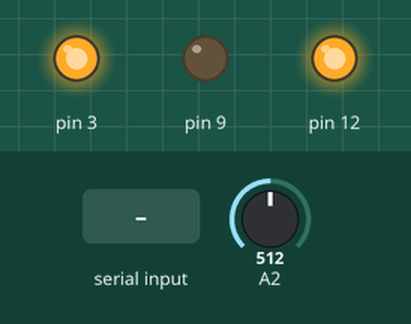
Simulated run of this sketch. Board: Arduino Uno, built with avr-gcc and run on an emulated ATmega328P. Shown: output pins drawn as LEDs (lit = HIGH). The inputs (shaded band) are chosen by the test bench; at power-on: A2 = 512.

Above: at 1.2 s.
1.3 s: A2 set to 998
2.8 s: A2 set to 1014
At 3.9 s:
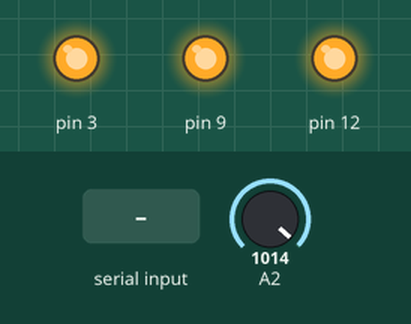
4.3 s: "90,45\n" received over Serial
At 4.6 s:
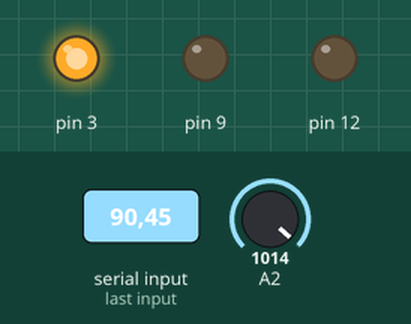
5.8 s: "30,150\n" received over Serial
At 6.9 s:
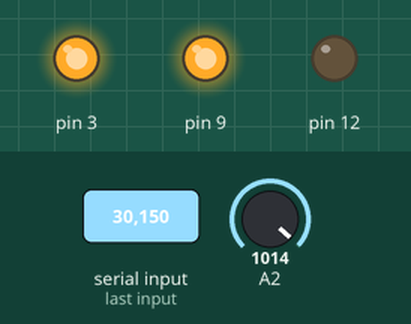
7.3 s: "5\n" received over Serial
At 8.1 s:
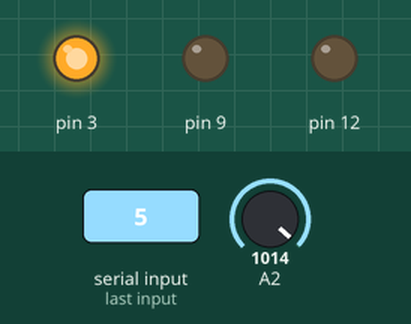
8.8 s: "90\n" received over Serial
At 9.2 s:
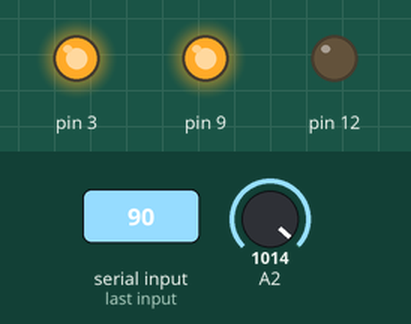
Timing chart, 0 to 11.3 s (numbered marks = the images above; inputs shaded):
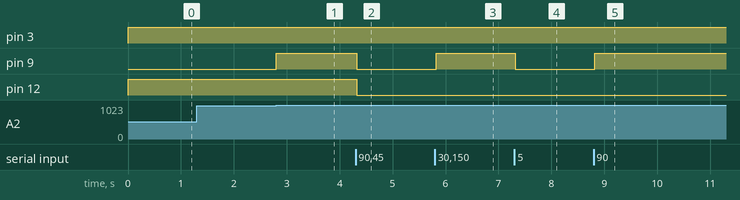

The sketch:

MotorTestV2.ino
```cpp
#define SPEED 255

int pos;

void setup() {

  Serial.begin(9600);
  // モーターAの制御用ピン設定
  pinMode(12, OUTPUT); // 回転方向 (HIGH/LOW)
  pinMode(9, OUTPUT); // ブレーキ (HIGH/LOW)
  pinMode(3, OUTPUT); // A PWMによるスピード制御 (0-255)
  pos=1023;
}

void loop() {

  int vr = analogRead(A2); //A2にボリューム部の2ピンを接続。1=5V,0=GND

  int num = serialread();
  if(num!=-1) {
    if(num<0){
      pos = 0;
    }else if(num>1023){
      pos = 1023;
    }else{
      pos = num;
    }
  }


  int diff = pos-vr;

  if(diff>=10){
    // モーターA: 正転
    digitalWrite(12, HIGH);
    digitalWrite(9, LOW);
    analogWrite(3, SPEED);
  }else if(diff<=-10){
     // モーターA: 逆転
    digitalWrite(12, LOW);
    digitalWrite(9, LOW);
    analogWrite(3, SPEED);
  }else{
    digitalWrite(9, HIGH);
  }
}

int serialread(){
   if(Serial.available()>0){
    long timer = millis();
    byte buf[10];
    byte data;
    int count=0;
    while(millis() - timer < 20){
      if(Serial.available()>0){
        data = Serial.read()-'0';
        if(data!=11){
          buf[count] = data;
          count++;
        }else{
          break;
        }
      }
    }
    long num = 0;
    long dub = 1;
    for(byte i=0;i<count;i++){

      num += buf[(count-i)-1]*dub;
      dub *= 10;

    }
    //Serial.println(num);
    return num;
  }else{
    return -1;
  }
}
```

Measured:
- the behaviour switches between 1013 and 1014 on A2 (found by bisection; images 0 and 1)
- after the input at 1.3 s, every drawn part: stays the same
- after the input at 2.8 s, pin 9: LOW → HIGH at once
- after the input at 4.3 s, pin 9, pin 12: HIGH → LOW at once
- after the input at 5.8 s, pin 9: LOW → HIGH at once
- after the input at 7.3 s, pin 9: HIGH → LOW at once
- after the input at 8.8 s, pin 9: LOW → HIGH at once
